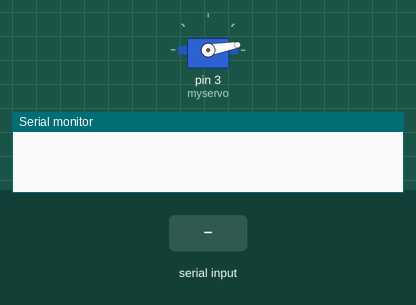
The sketch below on a simulated Arduino Uno, built with avr-gcc and run on an emulated ATmega328P. Shown: servo, the last lines printed to the serial monitor. The inputs (shaded band) are chosen by the test bench.

Above: at 1.2 s.
1.3 s: "1\n" received over Serial
At 1.9 s:
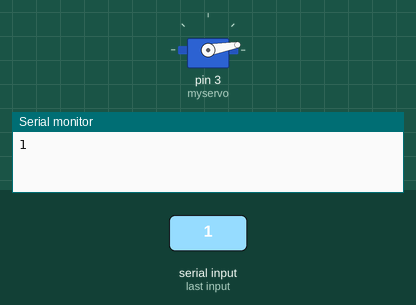
Timing chart, 0 to 10.3 s (numbered marks = the images above; inputs shaded):
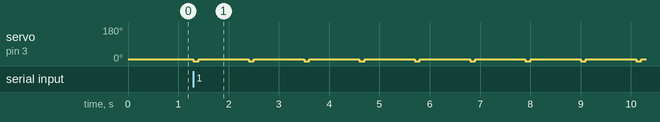

The sketch:

ReadSerial.ino
```cpp
#include <Servo.h>

Servo myservo;

String inputString = "";         // a string to hold incoming data
boolean stringComplete = false;  // whether the string is complete


int onPos = 0;
//int offPos = 90;
int offPos = 10;
int  value = 0;

int slowestValue = 1000;

void setup()
{
  Serial.begin(9600);
  myservo.attach(3);
  inputString.reserve(200);
}

void loop()
{
  // delay(10);

  if (stringComplete) {
    // clear the string:
    inputString = "";
    stringComplete = false;
  }

  switch (value) {
    case 1 :
      flicker(100, (int)(slowestValue / 1));
      break;

    case 2 :
      flicker(200, (int)(slowestValue / 2));
      break;

    case 3 :
      flicker(300, (int)(slowestValue / 3));
      break;

    case 4 :
      flicker(400, (int)(slowestValue / 4));
      break;

    case 5 :
      flicker(500, (int)(slowestValue / 5));
      break;

    case 6 :
      flicker(600, (int)(slowestValue / 6));
      break;

    case 7 :
      flicker(700, (int)(slowestValue / 7));
      break;

    case 8 :
      flicker(800, (int)(slowestValue / 8));
      break;

    case 9 :
      flicker(900, (int)(slowestValue / 9));
      break;
    default:
    case 0 :
      myservo.write(offPos);
      break;
  }
}

void flicker(int onDel, int offDel) {

  myservo.write(onPos);
  delay(onDel);
  myservo.write(offPos);
  delay(offDel);

}

void serialEvent() {
  while (Serial.available()) {
    // get the new byte:
    char inChar = (char)Serial.read();
    // add it to the inputString:
    inputString += inChar;
    // if the incoming character is a newline, set a flag
    // so the main loop can do something about it:
    if (inChar == '\n') {
      stringComplete = true;
      value = inputString.toInt();
      Serial.println(value);
    }
  }
}
```

Measured:
- after the input at 1.3 s, servo on pin 3 (myservo): alternates 10° for 1.0 s and 0° for 0.10 s, starting at once
